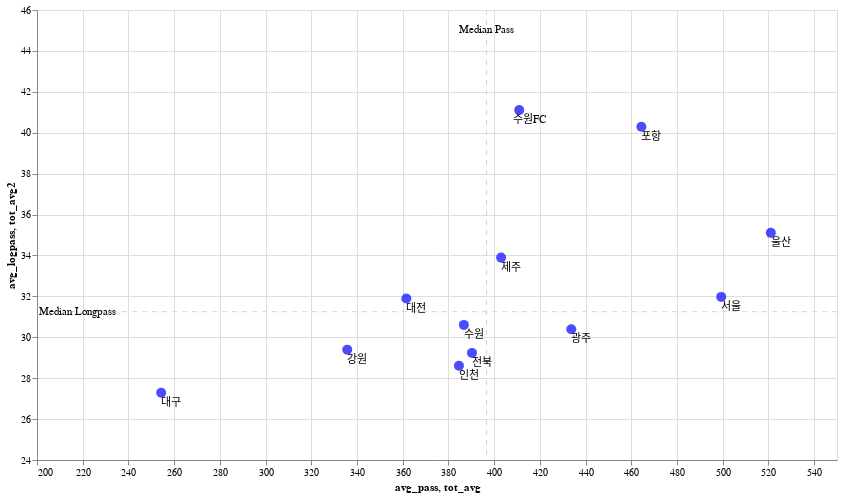

This figure's notebook cell:
### Code cell
selection = alt.selection_point(
    fields=['구단']
)

point_chart = alt.Chart(new_temp).mark_circle(size = 100).encode(
    x = alt.X('avg_pass').scale(domain= [200,550]),
    y = alt.Y('avg_logpass').scale(domain=[25, 45]),
    tooltip= '구단',
    color = alt.condition(
        selection,
        # alt.Color('split').scale(range=['red','blue']),
        alt.value('blue'),
        alt.value('lightgray')
    )
    # color = alt.Color('split').scale(range=['red','blue'])
)

rulex_chart = alt.Chart(new_temp).mark_rule(stroke='lightgray', strokeDash=[5,5]).encode(
    x = 'tot_avg:Q',
).transform_aggregate(
    tot_avg = 'median(avg_pass)'
)

textx_chart = alt.Chart(new_temp).mark_text().encode(
    x = 'tot_avg:Q',
    y = alt.value(20),
    text = alt.value('Median Pass')
    # text = 'tot_avg:Q'
).transform_aggregate(
    tot_avg = 'median(avg_pass)'
)

ruley_chart = alt.Chart(new_temp).mark_rule(stroke ='lightgrey', strokeDash=[5,5]).encode(
    y = 'tot_avg2:Q',
).transform_aggregate(
    tot_avg2 = 'median(avg_logpass)'
)

texty_chart = alt.Chart(new_temp).mark_text().encode(
    x = alt.value(40),
    y = 'tot_avg2:Q',
    text =alt.value('Median Longpass')
    # text = 'tot_avg2:Q'
).transform_aggregate(
    tot_avg2 = 'median(avg_logpass)'
)

textt_chart = alt.Chart(new_temp).mark_text(dx = 10, dy = 10).encode(
    x = 'avg_pass',
    y = 'avg_logpass',
    text = '구단'
)




tot_chart = point_chart + rulex_chart + textx_chart + ruley_chart + texty_chart + textt_chart
tot_chart.properties(
    width = 800,
    height = 450
).add_params(
    selection
).transform_filter(
    selection
)

### Figure 1 — Vega-Lite specification as saved in the notebook (floating-point values rounded to 4 significant figures)
{"config": {"view": {"continuousWidth": 300, "continuousHeight": 300}}, "layer": [{"mark": {"type": "circle", "size": 100}, "encoding": {"color": {"condition": {"param": "param_1", "value": "blue"}, "value": "lightgray"}, "tooltip": {"field": "구단", "type": "nominal"}, "x": {"field": "avg_pass", "scale": {"domain": [200, 550]}, "type": "quantitative"}, "y": {"field": "avg_logpass", "scale": {"domain": [25, 45]}, "type": "quantitative"}}, "name": "view_1"}, {"mark": {"type": "rule", "stroke": "lightgray", "strokeDash": [5, 5]}, "encoding": {"x": {"field": "tot_avg", "type": "quantitative"}}, "transform": [{"aggregate": [{"op": "median", "field": "avg_pass", "as": "tot_avg"}]}]}, {"mark": {"type": "text"}, "encoding": {"text": {"value": "Median Pass"}, "x": {"field": "tot_avg", "type": "quantitative"}, "y": {"value": 20}}, "transform": [{"aggregate": [{"op": "median", "field": "avg_pass", "as": "tot_avg"}]}]}, {"mark": {"type": "rule", "stroke": "lightgrey", "strokeDash": [5, 5]}, "encoding": {"y": {"field": "tot_avg2", "type": "quantitative"}}, "transform": [{"aggregate": [{"op": "median", "field": "avg_logpass", "as": "tot_avg2"}]}]}, {"mark": {"type": "text"}, "encoding": {"text": {"value": "Median Longpass"}, "x": {"value": 40}, "y": {"field": "tot_avg2", "type": "quantitative"}}, "transform": [{"aggregate": [{"op": "median", "field": "avg_logpass", "as": "tot_avg2"}]}]}, {"mark": {"type": "text", "dx": 10, "dy": 10}, "encoding": {"text": {"field": "구단", "type": "nominal"}, "x": {"field": "avg_pass", "type": "quantitative"}, "y": {"field": "avg_logpass", "type": "quantitative"}}}], "data": {"name": "data-7f3597ee2a67b7b078f51922f9b1f5a6"}, "height": 450, "params": [{"name": "param_1", "select": {"type": "point", "fields": ["구단"]}, "views": ["view_1"]}], "transform": [{"filter": {"param": "param_1"}}], "width": 800, "$schema": "https://vega.github.io/schema/vega-lite/v5.20.1.json", "datasets": {"data-7f3597ee2a67b7b078f51922f9b1f5a6": [{"구단": "울산", "패스 성공": 19800, "롱패스 성공": 1334, "avg_pass": 521.1, "avg_logpass": 35.11, "split": "파이널A"}, {"구단": "수원", "패스 성공": 14697, "롱패스 성공": 1163, "avg_pass": 386.8, "avg_logpass": 30.61, "split": "파이널B"}, {"구단": "포항", "패스 성공": 17648, "롱패스 성공": 1531, "avg_pass": 464.4, "avg_logpass": 40.29, "split": "파이널A"}, {"구단": "제주", "패스 성공": 15316, "롱패스 성공": 1288, "avg_pass": 403.1, "avg_logpass": 33.89, "split": "파이널B"}, {"구단": "전북", "패스 성공": 14832, "롱패스 성공": 1111, "avg_pass": 390.3, "avg_logpass": 29.24, "split": "파이널A"}, {"구단": "서울", "패스 성공": 18975, "롱패스 성공": 1215, "avg_pass": 499.3, "avg_logpass": 31.97, "split": "파이널B"}, {"구단": "대전", "패스 성공": 13741, "롱패스 성공": 1212, "avg_pass": 361.6, "avg_logpass": 31.89, "split": "파이널B"}, {"구단": "대구", "패스 성공": 9665, "롱패스 성공": 1037, "avg_pass": 254.3, "avg_logpass": 27.29, "split": "파이널A"}, {"구단": "인천", "패스 성공": 14615, "롱패스 성공": 1087, "avg_pass": 384.6, "avg_logpass": 28.61, "split": "파이널A"}, {"구단": "강원", "패스 성공": 12758, "롱패스 성공": 1117, "avg_pass": 335.7, "avg_logpass": 29.39, "split": "파이널B"}, {"구단": "광주", "패스 성공": 16482, "롱패스 성공": 1155, "avg_pass": 433.7, "avg_logpass": 30.39, "split": "파이널A"}, {"구단": "수원FC", "패스 성공": 15617, "롱패스 성공": 1562, "avg_pass": 411.0, "avg_logpass": 41.11, "split": "파이널B"}]}}
